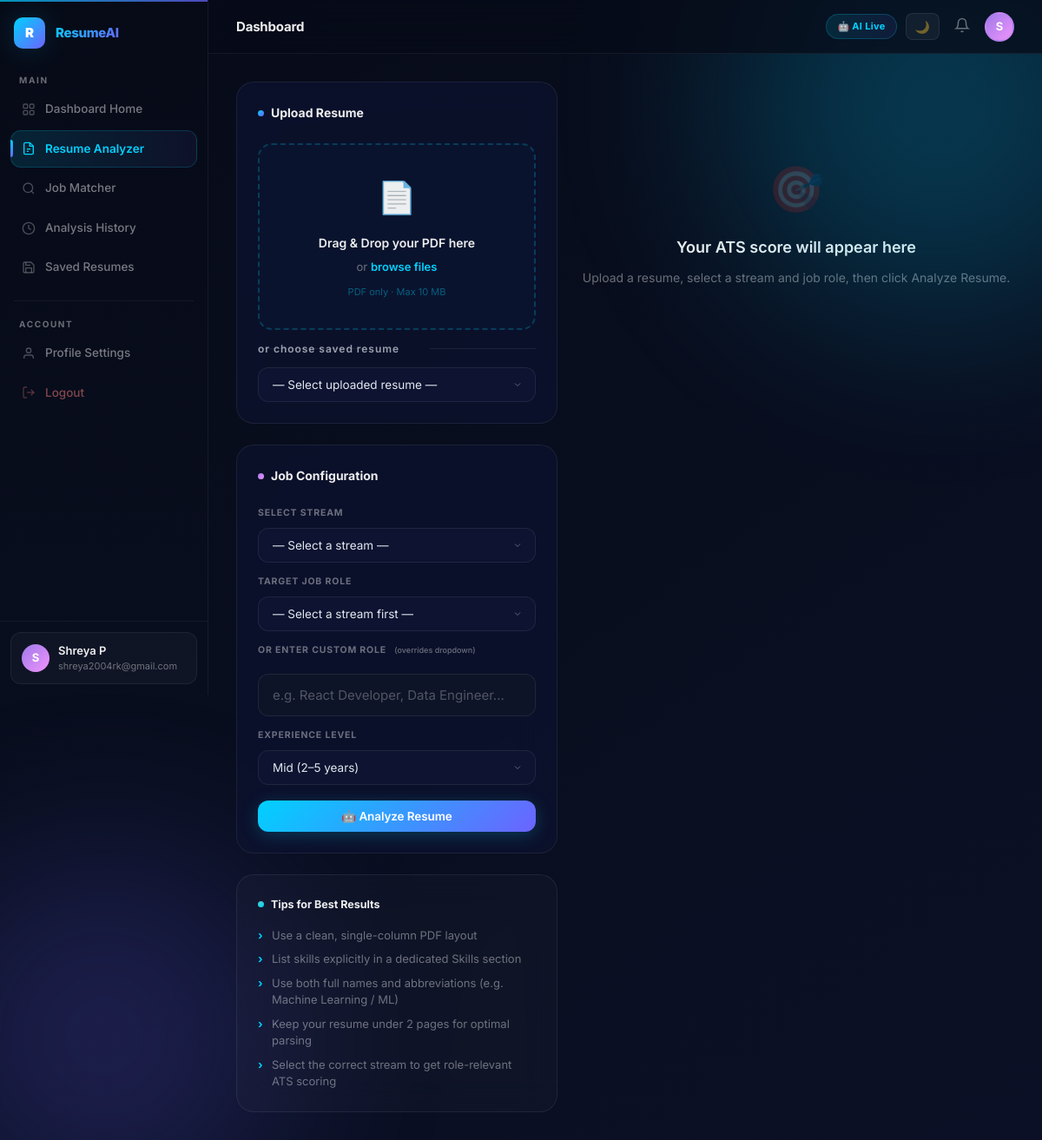
The page /analyze/analyzer (signed in) on the database its author committed.
### models/user_model.py (models this page shows, shortened)
class User(UserMixin, db.Model):
    __tablename__ = "users"
    id         = db.Column(db.Integer, primary_key=True)
    name       = db.Column(db.String(120), nullable=False)
    email      = db.Column(db.String(200), unique=True, nullable=False, index=True)
    password_hash = db.Column(db.String(256), nullable=False)
    is_admin   = db.Column(db.Boolean, default=False, nullable=False)
    created_at = db.Column(db.DateTime, default=datetime.utcnow)
    updated_at = db.Column(db.DateTime, default=datetime.utcnow, onupdate=datetime.utcnow)
    resumes  = db.relationship("Resume",         backref="owner",  lazy="dynamic", cascade="all, delete-orphan")
    analyses = db.relationship("AnalysisResult", backref="author", lazy="dynamic", cascade="all, delete-orphan")

### routes/analysis_routes.py (the view)
@analysis_bp.route("/analyzer")
@login_required
def analyzer_page():
    job_roles = JobRole.query.order_by(JobRole.title).all()
    resumes   = (
        Resume.query
        .filter_by(user_id=current_user.id)
        .order_by(Resume.created_at.desc())
        .all()
    )
    return render_template(
        "dashboard/resume_analyzer.html",
        job_roles=job_roles,
        resumes=resumes,
    )

### app.py (called while the page is built)
def _init_extensions(app: Flask) -> None:
    db.init_app(app)
    login_manager = LoginManager()
    login_manager.init_app(app)
    login_manager.login_view             = "auth.login"
    login_manager.login_message          = "Please log in to access this page."
    login_manager.login_message_category = "info"
    @login_manager.user_loader
    def load_user(user_id: str):
        try:
            return User.query.get(int(user_id))
        except Exception:
            return None
    @login_manager.unauthorized_handler
    def unauthorized():
        """
        Fires when @login_required blocks an unauthenticated request.
        Saves the original destination in `next` so the user is redirected
        there after successful login.
        """
        flash("Please log in to access that page.", "info")
        return redirect(url_for("auth.login", next=request.path))

### models/resume_model.py (called while the page is built)
    def file_size_kb(self) -> str:
        return f"{self.file_size // 1024} KB" if self.file_size else "Unknown"

### templates/dashboard/resume_analyzer.html (shortened to what this page needs)
{% extends "layout/base.html" %}
{% block content %}
<div class="analyzer-layout">
  <div>
    <div class="card mb-3">
      <div class="card-title mb-3"><span class="dot"></span>Upload Resume</div>
      <div class="upload-zone" id="uploadZone">
        <div id="uploadContent">
          <span class="upload-icon">📄</span>
          <p class="upload-text">Drag &amp; Drop your PDF here</p>
          <p class="upload-sub">or <span class="upload-browse">browse files</span></p>
          <p class="upload-hint">PDF only · Max 10 MB</p>
        </div>
      </div>
      <div class="or-divider"><span>or choose saved resume</span></div>
      <div style="position:relative;overflow:visible">
        <select class="form-select" id="resumeSelect" onchange="selectExisting(this.value)"
                style="position:relative;z-index:200">
          <option value="">— Select uploaded resume —</option>
        </select>
      </div>
    </div>
    <div class="card mb-3" style="overflow:visible">
      <div class="card-title mb-3"><span class="dot dot-purple"></span>Job Configuration</div>
      <div class="form-group" style="overflow:visible;margin-bottom:14px">
        <label class="form-label"
               style="font-size:10.5px;font-weight:700;letter-spacing:.08em;text-transform:uppercase;color:var(--muted)">
          Select Stream
        </label>
        <div style="position:relative;overflow:visible">
          <select class="form-select" id="streamSelect" onchange="onStreamChange(this.value)"
                  style="position:relative;z-index:200">
            <option value="">— Select a stream —</option>
          </select>
        </div>
      </div>
      <div class="form-group" style="overflow:visible;margin-bottom:14px">
        <label class="form-label"
               style="font-size:10.5px;font-weight:700;letter-spacing:.08em;text-transform:uppercase;color:var(--muted)">
          Target Job Role
        </label>
        <div style="position:relative;overflow:visible">
          <select class="form-select" id="jobRoleSelect" name="job_role"
                  style="position:relative;z-index:190">
            <option value="">— Select a stream first —</option>
          </select>
        </div>
      </div>
      <div class="form-group" style="margin-bottom:14px">
        <label class="form-label"
               style="font-size:10.5px;font-weight:700;letter-spacing:.08em;text-transform:uppercase;color:var(--muted)">
          Or Enter Custom Role
          <span style="font-size:9px;font-weight:500;text-transform:none;letter-spacing:0;color:var(--muted);margin-left:6px">
            (overrides dropdown)
          </span>
        </label>
        <input type="text"
               name="custom_role"
               class="dark-input"
               id="customRoleInput"
               placeholder="e.g. React Developer, Data Engineer...">
      </div>
      <div class="form-group" style="overflow:visible;margin-bottom:18px">
        <label class="form-label"
               style="font-size:10.5px;font-weight:700;letter-spacing:.08em;text-transform:uppercase;color:var(--muted)">
          Experience Level
        </label>
        <div style="position:relative;overflow:visible">
          <select class="form-select" id="expLevel" name="experience_level"
                  style="position:relative;z-index:180">
            <option value="Mid" selected>Mid (2–5 years)</option>
          </select>
        </div>
      </div>
      <button class="btn btn-primary btn-block" id="analyzeBtn" onclick="runAnalysis()">
        🤖 Analyze Resume
      </button>
    </div>
    <div class="card card-subtle">
      <div class="card-title mb-2" style="font-size:12.5px"><span class="dot dot-teal"></span>Tips for Best Results</div>
      <ul class="tips-list">
        <li>Use a clean, single-column PDF layout</li>
        <li>List skills explicitly in a dedicated Skills section</li>
        <li>Use both full names and abbreviations (e.g. Machine Learning / ML)</li>
        <li>Keep your resume under 2 pages for optimal parsing</li>
        <li>Select the correct stream to get role-relevant ATS scoring</li>
      </ul>
    </div>
  </div>
  <div id="resultsPanel">
    <div class="results-placeholder" id="resultsPlaceholder">
      <div class="placeholder-icon">🎯</div>
      <h3>Your ATS score will appear here</h3>
      <p>Upload a resume, select a stream and job role, then click Analyze Resume.</p>
    </div>
  </div>
</div>
{% endblock %}

### templates/layout/sidebar.html (shortened to what this page needs)
<aside class="sidebar" id="sidebar">
  <div class="sidebar-logo">
    <div class="logo-icon">R</div>
    <span class="logo-text">ResumeAI</span>
  </div>
  <nav class="sidebar-nav">
    <div class="nav-group">
      <div class="nav-group-label">Main</div>
      <a href="{{ url_for('dashboard.home') }}"
         class="nav-item {% if request.endpoint == 'dashboard.home' %}active{% endif %}">
        <svg class="nav-icon" viewBox="0 0 24 24" fill="none" stroke="currentColor" stroke-width="2">
          <rect x="3" y="3" width="7" height="7" rx="1.5"/><rect x="14" y="3" width="7" height="7" rx="1.5"/>
          <rect x="3" y="14" width="7" height="7" rx="1.5"/><rect x="14" y="14" width="7" height="7" rx="1.5"/>
        </svg>
        Dashboard Home
      </a>
      <a href="{{ url_for('analysis.analyzer_page') }}"
         class="nav-item {% if request.endpoint in ['analysis.analyzer_page','analysis.result'] %}active{% endif %}">
        <svg class="nav-icon" viewBox="0 0 24 24" fill="none" stroke="currentColor" stroke-width="2">
          <path d="M14 2H6a2 2 0 00-2 2v16a2 2 0 002 2h12a2 2 0 002-2V8z"/>
          <polyline points="14 2 14 8 20 8"/><line x1="9" y1="13" x2="15" y2="13"/><line x1="9" y1="17" x2="12" y2="17"/>
        </svg>
        Resume Analyzer
      </a>
      <a href="{{ url_for('analysis.job_matcher') }}"
         class="nav-item {% if request.endpoint == 'analysis.job_matcher' %}active{% endif %}">
        <svg class="nav-icon" viewBox="0 0 24 24" fill="none" stroke="currentColor" stroke-width="2">
          <circle cx="11" cy="11" r="8"/><line x1="21" y1="21" x2="16.65" y2="16.65"/>
        </svg>
        Job Matcher
      </a>
      <a href="{{ url_for('history.index') }}"
         class="nav-item {% if request.endpoint == 'history.index' %}active{% endif %}">
        <svg class="nav-icon" viewBox="0 0 24 24" fill="none" stroke="currentColor" stroke-width="2">
          <circle cx="12" cy="12" r="10"/><polyline points="12 6 12 12 16 14"/>
        </svg>
        Analysis History
      </a>
      <a href="{{ url_for('resume.saved') }}"
         class="nav-item {% if request.endpoint == 'resume.saved' %}active{% endif %}">
        <svg class="nav-icon" viewBox="0 0 24 24" fill="none" stroke="currentColor" stroke-width="2">
          <path d="M19 21H5a2 2 0 01-2-2V5a2 2 0 012-2h11l5 5v11a2 2 0 01-2 2z"/>
          <polyline points="17 21 17 13 7 13 7 21"/><polyline points="7 3 7 8 15 8"/>
        </svg>
        Saved Resumes
      </a>
    </div>
    <div class="nav-divider"></div>
    <div class="nav-group">
      <div class="nav-group-label">Account</div>
      <a href="{{ url_for('dashboard.profile') }}"
         class="nav-item {% if request.endpoint == 'dashboard.profile' %}active{% endif %}">
        <svg class="nav-icon" viewBox="0 0 24 24" fill="none" stroke="currentColor" stroke-width="2">
          <path d="M20 21v-2a4 4 0 00-4-4H8a4 4 0 00-4 4v2"/><circle cx="12" cy="7" r="4"/>
        </svg>
        Profile Settings
      </a>
      <a href="#" class="nav-item nav-item-danger" id="logoutBtn">
        <svg class="nav-icon" viewBox="0 0 24 24" fill="none" stroke="currentColor" stroke-width="2">
          <path d="M9 21H5a2 2 0 01-2-2V5a2 2 0 012-2h4"/>
          <polyline points="16 17 21 12 16 7"/><line x1="21" y1="12" x2="9" y2="12"/>
        </svg>
        Logout
      </a>
    </div>
  </nav>
  <div class="sidebar-footer">
    <div class="sidebar-user">
      <div class="user-avatar">{{ current_user.name[0].upper() }}</div>
      <div class="user-info">
        <div class="user-name">{{ current_user.name }}</div>
        <div class="user-email">{{ current_user.email }}</div>
      </div>
    </div>
  </div>
</aside>

### templates/layout/navbar.html (shortened to what this page needs)
<header class="topbar">
  <div class="topbar-title">{% block page_title %}Dashboard{% endblock %}</div>
  <div class="topbar-right">
    <span class="ai-badge pulse">🤖 AI Live</span>
    <button class="theme-toggle" id="themeToggle" aria-label="Toggle theme" title="Toggle theme">
      <span id="themeIcon">🌙</span>
    </button>
    <button class="icon-btn" aria-label="Notifications">
      <svg width="18" height="18" viewBox="0 0 24 24" fill="none" stroke="currentColor" stroke-width="2">
        <path d="M18 8A6 6 0 006 8c0 7-3 9-3 9h18s-3-2-3-9"/><path d="M13.73 21a2 2 0 01-3.46 0"/>
      </svg>
    </button>
    <div class="avatar-wrap">
      <div class="topbar-avatar" id="avatarBtn">
        {{ current_user.name[0].upper() }}
      </div>
    </div>
  </div>
</header>

### rows shown on the page
User: name "S", name "Shreya P", email "shreya2004rk@gmail.com"
